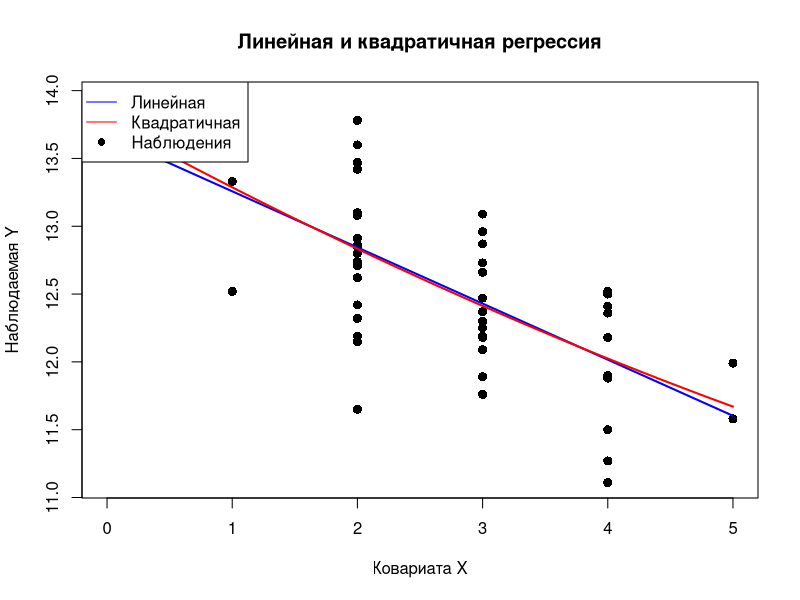

Generate this figure with R: (Note: this script raises an error after producing the figure.)
# ============================================================
# ИДЗ 4, Часть 1, Вариант 11
# α = 0.02,  h = 0.69
# ============================================================

y <- c(11.90, 12.18, 12.37, 12.96, 12.52, 11.11, 12.42, 13.59, 13.67, 12.80,
       12.32, 12.62, 11.58, 13.42, 11.89, 11.76, 12.73, 12.25, 12.96, 12.15,
       13.78, 12.71, 13.95, 12.66, 13.08, 12.47, 12.19, 12.18, 12.09, 11.27,
       11.99, 12.86, 12.19, 12.87, 12.52, 13.33, 12.41, 13.09, 12.85, 12.30,
       13.60, 13.10, 11.65, 13.47, 12.36, 12.74, 11.88, 12.91, 11.50, 12.50)

x <- c(4, 3, 3, 3, 1, 4, 2, 1, 0, 2, 2, 2, 5, 2, 3, 3, 3, 3, 3, 2,
       2, 2, 1, 3, 2, 3, 2, 4, 3, 4, 5, 2, 3, 3, 4, 1, 4, 3, 2, 3,
       2, 2, 2, 2, 4, 2, 4, 2, 4, 4)

alpha <- 0.02
h     <- 0.69
n     <- length(y)
dat   <- data.frame(Y = y, X = x)

# ============================================================
# a) ЛИНЕЙНАЯ МОДЕЛЬ
# ============================================================

Y  <- as.matrix(y)
x0 <- rep(1, n)

# Матричный МНК: β̂ = (X'X)^{-1} X'Y
Xl  <- matrix(c(x0, x), nrow = 2, byrow = TRUE)   # 2×50
Sl  <- Xl %*% t(Xl)                                # X X'  (2×2)
S1l <- solve(Sl)
bhatl <- S1l %*% Xl %*% Y

cat("=== a) Линейная модель ===\n")
cat("β̂1 (сдвиг)  =", bhatl[1], "\n")
cat("β̂2 (масштаб) =", bhatl[2], "\n")

# Проверка через lm()
q0 <- lm(Y ~ 1,        data = dat)   # нулевая (константная)
q1 <- lm(Y ~ X,        data = dat)   # линейная
cat("Через lm:", coef(q1))

# График
x_range <- c(min(x), max(x))
y_lin   <- bhatl[1] + bhatl[2] * x_range

plot(x, y, pch = 16, cex = 1.2,
     main = "Линейная и квадратичная регрессия",
     xlab = "Ковариата X", ylab = "Наблюдаемая Y")
lines(x_range, y_lin, col = "blue", lwd = 2)

# ============================================================
# b) ПОЛИНОМИАЛЬНАЯ (КВАДРАТИЧНАЯ) МОДЕЛЬ
# ============================================================

X2 <- matrix(c(x0, x, x^2), nrow = 3, byrow = TRUE)  # 3×50
S2  <- X2 %*% t(X2)
S12 <- solve(S2)
bhat2 <- S12 %*% X2 %*% Y

cat("\n=== b) Полиномиальная модель ===\n")
cat("β̂1 =", bhat2[1], "\n")
cat("β̂2 =", bhat2[2], "\n")
cat("β̂3 =", bhat2[3], "\n")

q2  <- lm(Y ~ I(X) + I(X^2), data = dat)
q2s <- summary(q2)
cat("\nsummary(q2):\n"); print(q2s)
coef(q2)
# Кривая квадратичной модели
x_seq <- seq(min(x), max(x), length.out = 500)
y_quad <- bhat2[1] + bhat2[2]*x_seq + bhat2[3]*x_seq^2
lines(x_seq, y_quad, col = "red", lwd = 2)
legend("topleft",
       legend = c("Линейная", "Квадратичная", "Наблюдения"),
       col    = c("blue", "red", "black"),
       lty    = c(1, 1, NA), pch = c(NA, NA, 16))

# Вершина параболы
x_vertex <- -bhat2[2] / (2 * bhat2[3])
cat("Вершина параболы X* =", x_vertex, "\n")



# ============================================================
# c) χ²-критерий Пирсона (ровно по 10 наблюдений в группе)
# ============================================================

q2  <- lm(Y ~ X + I(X^2), data = dat)
res <- residuals(q2)

mu_start <- mean(res)

# выборочное стандартное отклонение остатков
sigma_start <- sd(res)

cat("Начальные значения:\n")
cat("mu_start =", mu_start, "\n")
cat("sigma_start =", sigma_start, "\n")

# ------------------------------------------------------------
# Минимизация статистики χ²
# ------------------------------------------------------------

# Функция статистики Пирсона
chi2_fn <- function(params){
  
  mu    <- params[1]
  sigma <- params[2]
  
  # sigma должна быть положительной
  if(sigma <= 0){
    return(Inf)
  }
  
  # вероятности по интервалам
  p <- diff(
    pnorm(
      brk,
      mean = mu,
      sd   = sigma
    )
  )
  
  # ожидаемые частоты
  expected <- n * p
  
  # защита от деления на ноль
  expected[expected < 1e-10] <- 1e-10
  
  # статистика χ²
  sum((nu - expected)^2 / expected)
}

# Минимизация χ² с помощью optim
opt <- optim(
  par    = c(mu_start, sigma_start),
  fn     = chi2_fn,
  method = "Nelder-Mead"
)

# ------------------------------------------------------------
# Оценки параметров
# ------------------------------------------------------------

mu_hat    <- opt$par[1]
sigma_hat <- opt$par[2]

cat("\nОценки после минимизации:\n")
cat("mu_hat =", mu_hat, "\n")
cat("sigma_hat =", sigma_hat, "\n")


# --- Гистограмма ---
# 1. Сохраняем результат hist() в объект
hist_obj <- hist(res,
                 breaks      = breaks_hist,
                 probability = TRUE,
                 col         = "lightgray",
                 border      = "black",
                 main        = "Гистограмма остатков полиномиальной модели",
                 xlab        = "Остатки",
                 ylim        = c(0, 0.8))
curve(dnorm(x, mean = mu_hat, sd = sigma_hat),
      add = TRUE, col = "red", lwd = 2)
# 2. Теперь можно смотреть частоты:
print(hist_obj$counts)

# 3. Удобный вывод в виде таблицы (интервал + количество)
counts_table <- data.frame(
  Интервал = paste0("[", head(hist_obj$breaks, -1), ", ", tail(hist_obj$breaks, -1), "]"),
  Частота  = hist_obj$counts
)
print(counts_table, row.names = FALSE)



#--------------гистограмма по квантилям-----------------
k <- 5
breaks <- quantile(
  res,
  probs = seq(0, 1, length.out = k + 1)
)
breaks
table(cut(res, breaks = breaks, include.lowest = TRUE))
# Гистограмма
hist(
  res,
  probability = TRUE,
  breaks = breaks,
  col = "lightgray",
  main = "Гистограмма остатков",
  xlab = "Остатки"
)
# Нормальная плотность
curve(
  dnorm(
    x,
    mean = mean(res),
    sd = sd(res)
  ),
  add = TRUE,
  col = "red",
  lwd = 2
)

# --- Упорядоченные остатки ---
res_sorted <- sort(res)
cat("Упорядоченные остатки:\n")
print(round(res_sorted, 5))

# ============================================================
# Границы через упорядоченные остатки:
# между 10-м и 11-м, между 20-м и 21-м, между 30-м и 31-м,
# между 40-м и 41-м элементами
# ============================================================

k_final  <- 5
obs_per  <- n / k_final   # = 10

# Внутренние границы — середины между соседними остатками
b1 <- (res_sorted[10] + res_sorted[11]) / 2
b2 <- (res_sorted[20] + res_sorted[21]) / 2
b3 <- (res_sorted[30] + res_sorted[31]) / 2
b4 <- (res_sorted[40] + res_sorted[41]) / 2

brk <- c(-Inf, b1, b2, b3, b4, +Inf)

cat(sprintf("\nВнутренние границы интервалов:\n"))
cat(sprintf("b1 = %.5f\n", b1))
cat(sprintf("b2 = %.5f\n", b2))
cat(sprintf("b3 = %.5f\n", b3))
cat(sprintf("b4 = %.5f\n\n", b4))

# --- Наблюдаемые частоты (ровно по 10) ---
nu <- numeric(k_final)
for (i in 1:k_final) {
  if (i == 1) {
    nu[i] <- sum(res <= brk[2])
  } else if (i == k_final) {
    nu[i] <- sum(res > brk[k_final])
  } else {
    nu[i] <- sum(res > brk[i] & res <= brk[i+1])
  }
}

cat("Наблюдаемые частоты nu (должно быть ровно 10):\n")
print(nu)

# --- Теоретические вероятности через N(mu, sigma) ---
p0 <- numeric(k_final)
for (i in 1:k_final) {
  if (i == 1) {
    p0[i] <- pnorm(brk[2], mean = mu_hat, sd = sigma_hat)
  } else if (i == k_final) {
    p0[i] <- 1 - pnorm(brk[k_final], mean = mu_hat, sd = sigma_hat)
  } else {
    p0[i] <- pnorm(brk[i+1], mean = mu_hat, sd = sigma_hat) -
      pnorm(brk[i],   mean = mu_hat, sd = sigma_hat)
  }
}

np0 <- n * p0

cat("\nОжидаемые частоты np:\n")
print(round(np0, 5))

# ============================================================
# Статистика χ²
# ============================================================

res_std  <- (nu - np0) / sqrt(np0)
res2_val <- res_std^2
chi2_obs <- sum(res2_val)

df_chi   <- k_final - 1 - 2      # 5 - 1 - 2 = 2
chi_crit <- qchisq(1 - alpha, df_chi)
p_value  <- pchisq(chi2_obs, df_chi, lower.tail = FALSE)

# ============================================================
# Таблица Пирсона
# ============================================================

ranges <- character(k_final)
for (i in 1:k_final) {
  ranges[i] <- if (i == 1) {
    sprintf("(-Inf; %.3f]",         brk[2])
  } else if (i == k_final) {
    sprintf("(%.3f; +Inf)",         brk[k_final])
  } else {
    sprintf("(%.3f; %.3f]",         brk[i], brk[i+1])
  }
}

cat("\n")
cat("=================================================================\n")
cat("Таблица критерия Пирсона χ²\n")
cat("=================================================================\n")
cat(sprintf("%-3s  %-22s  %4s  %10s  %7s  %10s  %10s\n",
            "i", "range", "nu_i", "p_i", "np_i",
            "(v-np)/√np", "(v-np)²/np"))
cat(strrep("-", 77), "\n")

for (i in 1:k_final) {
  cat(sprintf("%-3d  %-22s  %4d  %10.7f  %7.5f  %10.5f  %10.7f\n",
              i,
              ranges[i],
              nu[i],
              p0[i],
              np0[i],
              res_std[i],
              res2_val[i]))
}

cat(strrep("-", 77), "\n")
cat(sprintf("%-3s  %-22s  %4d  %10.7f  %7.5f  %10s  %10.7f\n",
            "", "Итого", sum(nu), sum(p0), sum(np0), "χ²_набл =", chi2_obs))

# ============================================================
# Итоги
# ============================================================

cat("\n=================================================================\n")
cat("Результаты критерия χ²\n")
cat("=================================================================\n")
cat(sprintf("Число интервалов  k  = %d\n",          k_final))
cat(sprintf("Степени свободы   df = k-1-2 = %d\n",  df_chi))
cat(sprintf("χ²_набл              = %.5f\n",         chi2_obs))
cat(sprintf("χ²_крит (α = %.2f)   = %.5f\n",        alpha, chi_crit))
cat(sprintf("p-value              = %.5f\n",         p_value))
cat("\n")

if (chi2_obs > chi_crit) {
  cat(sprintf(
    "Вывод: Отвергаем H0 на уровне значимости α = %.2f.\n", alpha))
  cat("Остатки НЕ согласуются с нормальным распределением.\n")
} else {
  cat(sprintf(
    "Вывод: Нет оснований отвергать H0 на уровне значимости α = %.2f.\n",
    alpha))
  cat("Остатки согласуются с нормальным распределением.\n")
}


# ============================================================
# d) ДОВЕРИТЕЛЬНЫЕ ИНТЕРВАЛЫ ДЛЯ β2 и β3
# ============================================================
library(ellipse)

p  <- 3; df <- n - p
beta_hat <- coef(q2)
b2_hat   <- beta_hat[2]
b3_hat   <- beta_hat[3]

B_mat   <- q2s$cov.unscaled
V_mat   <- q2s$sigma^2 * B_mat
Sigma_23 <- V_mat[2:3, 2:3]
se2 <- sqrt(V_mat[2,2])
se3 <- sqrt(V_mat[3,3])

# ── 1. Частные t-интервалы ──────────────────────────────────
t_crit   <- qt(1 - alpha/2, df)
ci_indiv <- confint(q2, level = 1 - alpha)[2:3, ]
cat("Частные ДИ (индивидуальный t):\n"); print(round(ci_indiv, 8))

# ── 2. Совместный эллипс (Шеффе) ───────────────────────────
q       <- 2
F_joint <- qf(1 - alpha, q, df)
S_scheffe <- sqrt(q * F_joint)
cat(sprintf("Поправка Шеффе: S = %.6f\n", S_scheffe))

# Уровень для ellipse(): пересчитываем в хи-квадрат
chi2_level <- pchisq(q * F_joint, df = q)
ellipse_pts <- ellipse(Sigma_23, centre = c(b2_hat, b3_hat), level = chi2_level)

# ── 3. Метод Бонферрони ─────────────────────────────────────
k           <- 2
t_crit_bonf <- qt(1 - alpha / (2 * k), df)
cat(sprintf("t_крит (Бонферрони): %.6f\n", t_crit_bonf))

bonf_b2 <- c(b2_hat - t_crit_bonf * se2, b2_hat + t_crit_bonf * se2)
bonf_b3 <- c(b3_hat - t_crit_bonf * se3, b3_hat + t_crit_bonf * se3)

# ── 4. Метод Шеффе для β3 ──────────────────────────────────
# Проекция эллипса на ось β3: a = (0, 1)
scheffe_b3 <- c(b3_hat - S_scheffe * se3, b3_hat + S_scheffe * se3)
cat(sprintf("Шеффе для β3: [%.6f, %.6f]\n", scheffe_b3[1], scheffe_b3[2]))

# ── 4b. Метод Шеффе для β2 ───────────────────────────────── 
scheffe_b2 <- c(b2_hat - S_scheffe * se2, b2_hat + S_scheffe * se2)
cat(sprintf("Шеффе для β2: [%.6f, %.6f]\n", scheffe_b2[1], scheffe_b2[2]))

# ── 5. Метод Шеффе для ψ = β2 + β3 ─────────────────────────
a_psi   <- c(1, 1)
psi_hat <- sum(a_psi * c(b2_hat, b3_hat))
se_psi  <- sqrt(as.numeric(t(a_psi) %*% Sigma_23 %*% a_psi))
scheffe_psi <- c(psi_hat - S_scheffe * se_psi, psi_hat + S_scheffe * se_psi)
cat(sprintf("Шеффе для ψ=β2+β3: [%.6f, %.6f]\n", scheffe_psi[1], scheffe_psi[2]))

# ── 6. Сравнительная таблица для β3 ────────────────────────
t_indiv_b3 <- c(b3_hat - t_crit * se3, b3_hat + t_crit * se3)

comparison <- data.frame(
  Метод   = c("Индивидуальный t", "Бонферрони", "Шеффе"),
  Нижняя  = c(t_indiv_b3[1], bonf_b3[1], scheffe_b3[1]),
  Верхняя = c(t_indiv_b3[2], bonf_b3[2], scheffe_b3[2]),
  Ширина  = c(diff(t_indiv_b3), diff(bonf_b3), diff(scheffe_b3))
)
print(comparison, row.names = FALSE, digits = 6)

# ── 7. График: эллипс + прямоугольник Бонферрони ────────────
x_range <- range(c(ellipse_pts[,1], bonf_b2)) * 1.15
y_range <- range(c(ellipse_pts[,2], bonf_b3)) * 1.2

plot(ellipse_pts, type = "l", lwd = 2, col = "steelblue",
     xlim = x_range, ylim = y_range,
     main = paste0("Совместные ДИ ", (1-alpha)*100, "%"),
     xlab = expression(beta[2]), ylab = expression(beta[3]))

rect(bonf_b2[1], bonf_b3[1], bonf_b2[2], bonf_b3[2],
     border = "firebrick", lwd = 2, lty = 2)

# Проекция Шеффе для β3 (вертикальный отрезок при β2 = b2_hat)
tick <- (bonf_b2[2] - bonf_b2[1]) * 0.02
segments(b2_hat, scheffe_b3[1], b2_hat, scheffe_b3[2], col = "darkgreen", lwd = 3)
segments(b2_hat - tick, scheffe_b3[1], b2_hat + tick, scheffe_b3[1], col = "darkgreen", lwd = 3)
segments(b2_hat - tick, scheffe_b3[2], b2_hat + tick, scheffe_b3[2], col = "darkgreen", lwd = 3)

abline(v = 0, h = 0, lty = 2, col = "grey60")
points(b2_hat, b3_hat, pch = 16, col = "red", cex = 1.4)

legend("topright",
       legend = c("Эллипс (Шеффе)", "Прямоугольник Бонферрони",
                  "Проекция Шеффе для β3", "β̂"),
       col    = c("steelblue", "firebrick", "darkgreen", "red"),
       lty    = c(1, 2, 1, NA), pch = c(NA, NA, NA, 16),
       lwd = 2, bty = "n")

# ── 8. График: сравнение интервалов для β3 ─────────────────
plot(1, type = "n",
     xlim = range(c(t_indiv_b3, bonf_b3, scheffe_b3)) * c(0.95, 1.05),
     ylim = c(0.5, 3.5), axes = FALSE,
     xlab = expression(beta[3]), ylab = "",
     main = "Сравнение ДИ для β3")
axis(1); axis(2, at = 1:3, labels = c("Шеффе", "Бонферрони", "Индивид. t"))
grid()

bounds <- rbind(t_indiv_b3, bonf_b3, scheffe_b3)
colors <- c("steelblue", "firebrick", "darkgreen")
for (i in 1:3) {
  segments(bounds[i,1], i, bounds[i,2], i, col = colors[i], lwd = 3)
  points(b3_hat, i, pch = 16, col = "red", cex = 1.2)
}
abline(v = 0, lty = 2, col = "grey60")
legend("topright",
       legend = c("Индивид. t", "Бонферрони", "Шеффе", "β̂₃"),
       col = c("steelblue", "firebrick", "darkgreen", "red"),
       lwd = c(3,3,3,NA), pch = c(NA,NA,NA,16), bty = "n")
cat("\n====================================================\n")
cat("d) Доверительные интервалы\n")
cat("====================================================\n")

# Основные параметры
p  <- 3
df <- n - p
cat(sprintf("n  = %d\n", n))
cat(sprintf("p  = %d\n", p))
cat(sprintf("df = %d\n", df))
cat(sprintf("Уровень доверия = %.2f\n", 1 - alpha))
beta_hat <- coef(q2)
b2_hat <- beta_hat[2]
b3_hat <- beta_hat[3]
cat("\nОценки коэффициентов:\n")
cat(sprintf("beta2_hat = %.6f\n", b2_hat))
cat(sprintf("beta3_hat = %.6f\n", b3_hat))

# Ковариационная матрица
B_mat <- q2s$cov.unscaled
V_mat <- q2s$sigma^2 * B_mat
Sigma_23 <- V_mat[2:3, 2:3]

# Стандартные ошибки
se2 <- sqrt(V_mat[2,2])
se3 <- sqrt(V_mat[3,3])
se_table <- data.frame(
  parameter = c("beta2", "beta3"),
  SE = c(se2, se3)
)
cat("\nСтандартные ошибки:\n")
se_table$SE <- round(se_table$SE, 8)
print(se_table, row.names = FALSE)

# Частные доверительные интервалы
ci_individual <- confint(
  q2,
  level = 1 - alpha
)
ci_table <- data.frame(
  parameter = c("beta2", "beta3"),
  lower = ci_individual[2:3,1],
  upper = ci_individual[2:3,2]
)
cat("\nЧастные доверительные интервалы:\n")
ci_table$lower <- round(ci_table$lower, 8)
ci_table$upper <- round(ci_table$upper, 8)

print(ci_table, row.names = FALSE)

# t-критическое
t_crit <- qt(
  1 - alpha/2,
  df
)
cat("\nКритическое значение t:\n")
cat(sprintf("t_(1-alpha/2, df) = %.6f\n", t_crit))

# Совместная доверительная область
Sigma_inv <- solve(Sigma_23)

cat("\nКовариационная матрица для (β2, β3):\n")
print(round(Sigma_23, 8))
cat("\nОбратная ковариационная матрица:\n")
print(round(Sigma_inv, 8))

# F-критическое
F_joint <- qf(
  1 - alpha,
  df1 = 2,
  df2 = df
)

cat("\nКритическое значение F:\n")
cat(sprintf("F_(1-alpha; 2, %d) = %.6f\n", df, F_joint))


# Уравнение доверительного эллипса
cat("\nСовместная доверительная область:\n")
cat("(b - b_hat)^T * Sigma^(-1) * (b - b_hat)")
cat(sprintf(" <= %.6f\n", 2 * F_joint))


# График эллипса
library(ellipse)
ellipse_pts <- ellipse(
  Sigma_23,
  centre = c(b2_hat, b3_hat),
  level  = 1 - alpha
)
plot(
  ellipse_pts,
  type = "l",
  lwd = 2,
  main = paste0(
    "Совместный ДИ ",
    (1-alpha)*100,
    "%"
  ),
  xlab = expression(beta[2]),
  ylab = expression(beta[3])
)
points(
  b2_hat,
  b3_hat,
  pch = 16,
  col = "red"
)
abline(v = 0, lty = 2, col = "black") # Вертикальная линия x = 0
abline(h = 0, lty = 2, col = "black") # Горизонтальная линия y = 0


# МЕТОД БОНФЕРРОНИ 
cat("\n--- Метод Бонферрони ---\n")

k <- 2  # количество параметров
alpha_bonf <- alpha / k
t_crit_bonf <- qt(1 - alpha_bonf / 2, df)
cat(sprintf("Критическое t (Бонферрони): t_(1-alpha/(2*k), df) = %.6f\n", t_crit_bonf))

bonf_lower_b2 <- b2_hat - t_crit_bonf * se2
bonf_upper_b2 <- b2_hat + t_crit_bonf * se2
bonf_lower_b3 <- b3_hat - t_crit_bonf * se3
bonf_upper_b3 <- b3_hat + t_crit_bonf * se3

cat("\nСовместный ДИ методом Бонферрони (уровень доверия =", 1 - alpha, "):\n")
bonf_table <- data.frame(
  Параметр = c("beta[2]", "beta[3]"),  
  Нижняя_граница = c(bonf_lower_b2, bonf_lower_b3),
  Верхняя_граница = c(bonf_upper_b2, bonf_upper_b3),
  stringsAsFactors = FALSE
)
print(bonf_table, row.names = FALSE, digits = 7)

# МЕТОД ШЕФФЕ
cat("\n--- Метод Шеффе ---\n")

a_vec <- c(1, 1)
v_hat <- sum(a_vec * c(b2_hat, b3_hat))
se_v <- sqrt(t(a_vec) %*% Sigma_23 %*% a_vec)
cat(sprintf("Оценка ψ = β2 + β3: %.6f\n", v_hat))
cat(sprintf("Стандартная ошибка SE(ψ): %.6f\n", se_v))

q <- 2
S_scheffe <- sqrt(q * F_joint)
cat(sprintf("Поправка Шеффе: S = sqrt(q * F) = %.6f\n", S_scheffe))

scheffe_lower <- v_hat - S_scheffe * se_v
scheffe_upper <- v_hat + S_scheffe * se_v

cat("\nСовместный ДИ методом Шеффе для ψ = β2 + β3 (уровень доверия =", 1 - alpha, "):\n")
scheffe_table <- data.frame(
  Линейная_комбинация = "ψ = β₂ + β₃",
  Нижняя_граница = scheffe_lower,
  Верхняя_граница = scheffe_upper,
  stringsAsFactors = FALSE
)
print(scheffe_table, row.names = FALSE, digits = 7)

# СРАВНЕНИЕ ШИРИНЫ ИНТЕРВАЛОВ
cat("\n--- Сравнение ширины интервалов ---\n")
cat(sprintf("Ширина ДИ для β2 (Бонферрони): %.6f\n", bonf_upper_b2 - bonf_lower_b2))
cat(sprintf("Ширина ДИ для β3 (Бонферрони): %.6f\n", bonf_upper_b3 - bonf_lower_b3))
cat(sprintf("Ширина ДИ для ψ=β2+β3 (Шеффе):  %.6f\n", scheffe_upper - scheffe_lower))

#----------------------переделка-------------------------
library(ellipse)

# ── Совместный эллипс (= метод Шеффе) ──────────────────────────────────────
# Критическое значение F-распределения
q   <- 2
F_joint <- qf(1 - alpha, q, df)
cat(sprintf("F_крит (Шеффе/эллипс): F_(1-alpha, %d, %d) = %.6f\n", q, df, F_joint))

# Граница эллипса: (beta - beta_hat)^T Sigma^{-1} (beta - beta_hat) <= q * F
# ellipse() ожидает корреляционную/ковариационную матрицу и строит
# множество точек на границе эллипсоида уровня (1-alpha) для нормального вектора.
# Чтобы получить область { b : (b - b_hat)^T Sigma^{-1} (b - b_hat) <= q*F },
# передаём Sigma_23 и level = 1 - alpha (ellipse использует chi2/F внутри).
# НО: ellipse(..., level=p) строит контур хи-квадрат с 2 степенями свободы,
# т.е. границу q*F_joint нужно пересчитать в уровень хи-квадрат:
chi2_level <- pchisq(q * F_joint, df = q)

ellipse_pts <- ellipse(
  Sigma_23,
  centre = c(b2_hat, b3_hat),
  level  = chi2_level          # соответствует q * F_(1-alpha, q, df)
)

# ── Метод Бонферрони ────────────────────────────────────────────────────────
k            <- 2
alpha_bonf   <- alpha / k
t_crit_bonf  <- qt(1 - alpha_bonf / 2, df)
cat(sprintf("t_крит (Бонферрони): %.6f\n", t_crit_bonf))

bonf_lower_b2 <- b2_hat - t_crit_bonf * se2
bonf_upper_b2 <- b2_hat + t_crit_bonf * se2
bonf_lower_b3 <- b3_hat - t_crit_bonf * se3
bonf_upper_b3 <- b3_hat + t_crit_bonf * se3

cat(sprintf("β2 Бонферрони: [%.6f, %.6f]\n", bonf_lower_b2, bonf_upper_b2))
cat(sprintf("β3 Бонферрони: [%.6f, %.6f]\n", bonf_lower_b3, bonf_upper_b3))

# ============================================================
# ШЕФФЕ ДЛЯ beta3
# ============================================================

# Вектор для beta3
a_beta3 <- c(0, 1)

# Оценка beta3
psi_beta3 <- b3_hat

# SE(beta3)
se_beta3_scheffe <- sqrt(
  t(a_beta3) %*% Sigma_23 %*% a_beta3
)

# Интервал Шеффе
scheffe_beta3_lower <-
  psi_beta3 - S_scheffe * se_beta3_scheffe

scheffe_beta3_upper <-
  psi_beta3 + S_scheffe * se_beta3_scheffe

cat("\nИнтервал Шеффе для beta3:\n")
cat(sprintf(
  "[%.6f ; %.6f]\n",
  scheffe_beta3_lower,
  scheffe_beta3_upper
))
# Вертикальный отрезок Шеффе для beta3
segments(
  x0 = b2_hat,
  y0 = scheffe_beta3_lower,
  x1 = b2_hat,
  y1 = scheffe_beta3_upper,
  col = "darkgreen",
  lwd = 3
)

# Засечки сверху/снизу
segments(
  x0 = b2_hat - 0.015,
  y0 = scheffe_beta3_lower,
  x1 = b2_hat + 0.015,
  y1 = scheffe_beta3_lower,
  col = "darkgreen",
  lwd = 3
)

segments(
  x0 = b2_hat - 0.015,
  y0 = scheffe_beta3_upper,
  x1 = b2_hat + 0.015,
  y1 = scheffe_beta3_upper,
  col = "darkgreen",
  lwd = 3
)

# ── График 1: эллипс + прямоугольник Бонферрони ────────────────────────────
plot_joint <- function(show_scheffe = FALSE) {
  # Общий диапазон осей
  x_range <- range(c(ellipse_pts[,1], bonf_lower_b2, bonf_upper_b2)) * c(1.15, 1.15)
  y_range <- range(c(ellipse_pts[,2], bonf_lower_b3, bonf_upper_b3)) * c(1.5,  1.15)
  
  plot(
    ellipse_pts, type = "l", lwd = 2, col = "steelblue",
    xlim = x_range, ylim = y_range,
    main = if (show_scheffe)
      paste0("Совместные ДИ ", (1-alpha)*100, "%: эллипс, Бонферрони, Шеффе")
    else
      paste0("Совместные ДИ ", (1-alpha)*100, "%: эллипс и Бонферрони"),
    xlab = expression(beta[2]),
    ylab = expression(beta[3])
  )
  
  # Прямоугольник Бонферрони
  rect(
    bonf_lower_b2, bonf_lower_b3,
    bonf_upper_b2, bonf_upper_b3,
    border = "firebrick", lwd = 2, lty = 2
  )
  
  # Шеффе = тот же эллипс, но явно отмечаем отдельным цветом
  if (show_scheffe) {
    lines(ellipse_pts, col = "darkorange", lwd = 2, lty = 3)
  }
  
  # Оси координат
  abline(v = 0, lty = 2, col = "grey50")
  abline(h = 0, lty = 2, col = "grey50")
  
  # Оценка параметров
  points(b2_hat, b3_hat, pch = 16, col = "red", cex = 1.4)
  
  # Легенда
  if (show_scheffe) {
    legend(
      "topright",
      legend = c(
        "Эллипс (совм. ДИ / Шеффе)",
        "Прямоугольник Бонферрони"
      ),
      col    = c("steelblue", "firebrick", "red"),
      lty    = c(1, 2, NA),
      pch    = c(NA, NA, 16),
      lwd    = 2,
      bty    = "n"
    )
  } else {
    legend(
      "topright",
      legend = c("Эллипс (совм. ДИ)", "Прямоугольник Бонферрони"),
      col    = c("steelblue", "firebrick", "red"),
      lty    = c(1, 2, NA),
      pch    = c(NA, NA, 16),
      lwd    = 2,
      bty    = "n"
    )
  }
}

# Рисунок 1: эллипс + Бонферрони
plot_joint(show_scheffe = FALSE)

# Рисунок 2: все три (эллипс = Шеффе + Бонферрони)
plot_joint(show_scheffe = TRUE)

# ── Метод Шеффе: пояснение и вывод ─────────────────────────────────────────
# Совместная доверительная область Шеффе — это тот же эллипс.
# Дополнительно покажем, что точка (0,0) вне эллипса:
beta_test  <- c(0, 0)
diff_vec   <- c(b2_hat, b3_hat) - beta_test
Sigma_inv  <- solve(Sigma_23)
stat_joint <- as.numeric(t(diff_vec) %*% Sigma_inv %*% diff_vec)
threshold  <- q * F_joint

cat(sprintf("\nСтатистика для (0,0): %.4f, порог q*F = %.4f\n", stat_joint, threshold))
cat(sprintf("(0,0) вне эллипса Шеффе: %s\n",
            ifelse(stat_joint > threshold, "ДА → H0 отвергается", "НЕТ")))

cat(sprintf("\nПоправка Шеффе: S = sqrt(q * F) = sqrt(%d * %.4f) = %.6f\n",
            q, F_joint, sqrt(q * F_joint)))

# ============================================================================
# МЕТОД ШЕФФЕ ДЛЯ ОТДЕЛЬНОГО ПАРАМЕТРА β3
# ============================================================================
cat("\n--- Метод Шеффе: интервал только для β3 ---\n")

# Поправка Шеффе (та же, что и для эллипса)
q <- 2
S_scheffe <- sqrt(q * F_joint)  # F_joint уже вычислен ранее
cat(sprintf("Поправка Шеффе: S = sqrt(%d * %.4f) = %.6f\n", 
            q, F_joint, S_scheffe))

# Интервал для β3
scheffe_b3_lower <- b3_hat - S_scheffe * se3
scheffe_b3_upper <- b3_hat + S_scheffe * se3

cat("\nСовместный ДИ методом Шеффе для β3 (уровень доверия =", 1 - alpha, "):\n")
scheffe_b3_table <- data.frame(
  Параметр = "beta[3]",
  Нижняя_граница = scheffe_b3_lower,
  Верхняя_граница = scheffe_b3_upper,
  stringsAsFactors = FALSE
)
print(scheffe_b3_table, row.names = FALSE, digits = 7)

# ============================================================================
# СРАВНЕНИЕ: три типа интервалов для β3
# ============================================================================
cat("\n--- Сравнение интервалов для β3 ---\n")

# Индивидуальный t-интервал
t_indiv <- qt(1 - alpha/2, df)
ci_t_lower <- b3_hat - t_indiv * se3
ci_t_upper <- b3_hat + t_indiv * se3

# Бонферрони (уже вычислен)
# bonf_lower_b3, bonf_upper_b3

# Шеффе (только что вычислен)
# scheffe_b3_lower, scheffe_b3_upper

comparison <- data.frame(
  Метод = c("Индивидуальный t", "Бонферрони", "Шеффе"),
  Нижняя = c(ci_t_lower, bonf_lower_b3, scheffe_b3_lower),
  Верхняя = c(ci_t_upper, bonf_upper_b3, scheffe_b3_upper),
  Ширина = c(
    ci_t_upper - ci_t_lower,
    bonf_upper_b3 - bonf_lower_b3,
    scheffe_b3_upper - scheffe_b3_lower
  )
)
print(comparison, row.names = FALSE, digits = 6)
# График: сравнение интервалов для β3
y_positions <- c(3, 2, 1)  # позиции для трех методов
x_lower <- c(ci_t_lower, bonf_lower_b3, scheffe_b3_lower)
x_upper <- c(ci_t_upper, bonf_upper_b3, scheffe_b3_upper)

plot(
  1, 1, type = "n",
  xlim = range(c(x_lower, x_upper)) * c(0.95, 1.05),
  ylim = c(0.5, 3.5),
  axes = FALSE,
  xlab = expression(beta[3]),
  ylab = "",
  main = "Сравнение доверительных интервалов для β3"
)
axis(1)
axis(2, at = 1:3, labels = c("Шеффе", "Бонферрони", "Индивид. t"))
grid()

# Отрезки (используем векторы одинаковой длины)
segments(x0 = x_lower, y0 = y_positions, 
         x1 = x_upper, y1 = y_positions,
         col = c("darkgreen", "firebrick", "steelblue"), 
         lwd = 3)

# Точечные оценки (повторяем b3_hat три раза)
points(rep(b3_hat, 3), y_positions, pch = 16, col = "red", cex = 1.2)

# Вертикальная линия в 0
abline(v = 0, lty = 2, col = "grey50")

legend("topright",
       legend = c("Индивидуальный t", "Бонферрони", "Шеффе", "Оценка"),
       col = c("darkgreen", "firebrick", "steelblue", "red"),
       lwd = c(3, 3, 3, NA),
       pch = c(NA, NA, NA, 16),
       bty = "n")

# ============================================================
# f) ВЫБОР МОДЕЛИ: AIC и BIC
# ============================================================

cat("\n=== f) AIC и BIC ===\n")
aic_vals <- AIC(q0, q1, q2)
bic_vals <- BIC(q0, q1, q2)
rownames(aic_vals) <- rownames(bic_vals) <- c("Y~1 (константная)", "Y~X (линейная)", "Y~X+X² (квадратичная)")
cat("\nAIC:\n"); print(aic_vals)
cat("\nBIC:\n"); print(bic_vals)
best_aic <- rownames(aic_vals)[which.min(aic_vals$AIC)]
best_bic <- rownames(bic_vals)[which.min(bic_vals$BIC)]
cat("\nЛучшая модель по AIC:", best_aic, "\n")
cat("Лучшая модель по BIC:", best_bic, "\n")
